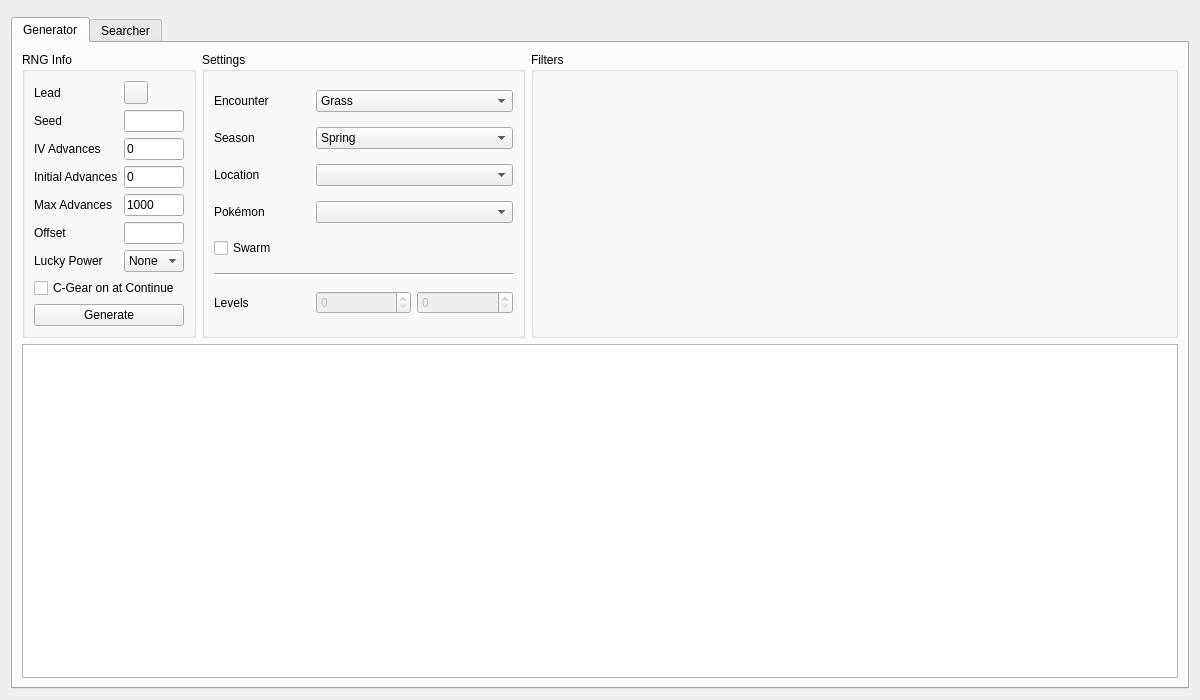
<?xml version="1.0" encoding="UTF-8"?>
<ui version="4.0">
 <class>Wild5</class>
 <widget class="QWidget" name="Wild5">
  <property name="geometry">
   <rect>
    <x>0</x>
    <y>0</y>
    <width>1200</width>
    <height>700</height>
   </rect>
  </property>
  <property name="windowTitle">
   <string>Gen 5 Wild</string>
  </property>
  <layout class="QVBoxLayout" name="verticalLayout">
   <item>
    <widget class="ProfileDisplay5" name="profileDisplay" native="true"/>
   </item>
   <item>
    <widget class="TabWidget" name="tabRNGSelector">
     <widget class="QWidget" name="tabGenerator">
      <attribute name="title">
       <string>Generator</string>
      </attribute>
      <layout class="QGridLayout" name="gridLayout_1">
       <item row="0" column="0">
        <widget class="QGroupBox" name="groupBoxGeneratorRNGInfo">
         <property name="sizePolicy">
          <sizepolicy hsizetype="Preferred" vsizetype="Preferred">
           <horstretch>1</horstretch>
           <verstretch>0</verstretch>
          </sizepolicy>
         </property>
         <property name="title">
          <string>RNG Info</string>
         </property>
         <layout class="QGridLayout" name="gridLayout_2">
          <item row="0" column="0">
           <widget class="QLabel" name="labelGeneratorLead">
            <property name="text">
             <string>Lead</string>
            </property>
           </widget>
          </item>
          <item row="0" column="1">
           <widget class="ComboMenu" name="comboMenuGeneratorLead"/>
          </item>
          <item row="1" column="0">
           <widget class="QLabel" name="labelGeneratorSeed">
            <property name="text">
             <string>Seed</string>
            </property>
           </widget>
          </item>
          <item row="1" column="1">
           <widget class="TextBox" name="textBoxGeneratorSeed"/>
          </item>
          <item row="2" column="0">
           <widget class="QLabel" name="labelGeneratorIVAdvances">
            <property name="toolTip">
             <string>IV (Mersenne Twister) advances used before the Pokemon is made. Every 128 steps uses 1 per Pokemon in the party. In Black 2/White 2 every battle uses 2; in Black/White a battle reseeds the IV RNG, so the boot seed no longer applies.</string>
            </property>
            <property name="text">
             <string>IV Advances</string>
            </property>
           </widget>
          </item>
          <item row="2" column="1">
           <widget class="TextBox" name="textBoxGeneratorIVAdvances">
            <property name="toolTip">
             <string>IV (Mersenne Twister) advances used before the Pokemon is made. Every 128 steps uses 1 per Pokemon in the party. In Black 2/White 2 every battle uses 2; in Black/White a battle reseeds the IV RNG, so the boot seed no longer applies.</string>
            </property>
            <property name="text">
             <string>0</string>
            </property>
           </widget>
          </item>
          <item row="3" column="0">
           <widget class="QLabel" name="labelGeneratorInitialAdvances">
            <property name="text">
             <string>Initial Advances</string>
            </property>
           </widget>
          </item>
          <item row="3" column="1">
           <widget class="TextBox" name="textBoxGeneratorInitialAdvances">
            <property name="text">
             <string notr="true">0</string>
            </property>
           </widget>
          </item>
          <item row="4" column="0">
           <widget class="QLabel" name="labelGeneratorMaxAdvances">
            <property name="text">
             <string>Max Advances</string>
            </property>
           </widget>
          </item>
          <item row="4" column="1">
           <widget class="TextBox" name="textBoxGeneratorMaxAdvances">
            <property name="text">
             <string notr="true">1000</string>
            </property>
           </widget>
          </item>
          <item row="5" column="0">
           <widget class="QLabel" name="labelGeneratorOffset">
            <property name="text">
             <string>Offset</string>
            </property>
           </widget>
          </item>
          <item row="5" column="1">
           <widget class="TextBox" name="textBoxGeneratorOffset"/>
          </item>
          <item row="6" column="0">
           <widget class="QLabel" name="labelGeneratorLuckyPower">
            <property name="text">
             <string>Lucky Power</string>
            </property>
           </widget>
          </item>
          <item row="6" column="1">
           <widget class="ComboBox" name="comboBoxGeneratorLuckyPower">
            <item>
             <property name="text">
              <string>None</string>
             </property>
            </item>
            <item>
             <property name="text">
              <string notr="true">↑</string>
             </property>
            </item>
            <item>
             <property name="text">
              <string notr="true">↑↑</string>
             </property>
            </item>
            <item>
             <property name="text">
              <string notr="true">↑↑↑/S</string>
             </property>
            </item>
           </widget>
          </item>
          <item row="7" column="0" colspan="2">
           <widget class="QCheckBox" name="checkBoxGeneratorCGear">
            <property name="toolTip">
             <string>Tick this if you answered Yes to &quot;Launch C-Gear communications?&quot; when you loaded the save. In Black 2/White 2 that uses 2 more IV advances. Pass Powers do not change the IV advances.</string>
            </property>
            <property name="text">
             <string>C-Gear on at Continue</string>
            </property>
           </widget>
          </item>
          <item row="8" column="0" colspan="2">
           <widget class="QPushButton" name="pushButtonGenerate">
            <property name="text">
             <string>Generate</string>
            </property>
           </widget>
          </item>
         </layout>
        </widget>
       </item>
       <item row="0" column="1">
        <widget class="QGroupBox" name="groupBoxGeneratorSettings">
         <property name="sizePolicy">
          <sizepolicy hsizetype="Preferred" vsizetype="Preferred">
           <horstretch>2</horstretch>
           <verstretch>0</verstretch>
          </sizepolicy>
         </property>
         <property name="title">
          <string>Settings</string>
         </property>
         <layout class="QGridLayout" name="gridLayout_3">
          <item row="0" column="0">
           <widget class="QLabel" name="labelGeneratorEncounter">
            <property name="text">
             <string>Encounter</string>
            </property>
           </widget>
          </item>
          <item row="0" column="1" colspan="2">
           <widget class="ComboBox" name="comboBoxGeneratorEncounter">
            <item>
             <property name="text">
              <string>Grass</string>
             </property>
            </item>
            <item>
             <property name="text">
              <string>Dark Grass</string>
             </property>
            </item>
            <item>
             <property name="text">
              <string>Rustling Grass</string>
             </property>
            </item>
            <item>
             <property name="text">
              <string>Surfing</string>
             </property>
            </item>
            <item>
             <property name="text">
              <string>Rippling Surfing</string>
             </property>
            </item>
            <item>
             <property name="text">
              <string>Fishing</string>
             </property>
            </item>
            <item>
             <property name="text">
              <string>Rippling Fishing</string>
             </property>
            </item>
           </widget>
          </item>
          <item row="1" column="0">
           <widget class="QLabel" name="labelGeneratorSeason">
            <property name="text">
             <string>Season</string>
            </property>
           </widget>
          </item>
          <item row="1" column="1" colspan="2">
           <widget class="QComboBox" name="comboBoxGeneratorSeason">
            <item>
             <property name="text">
              <string>Spring</string>
             </property>
            </item>
            <item>
             <property name="text">
              <string>Summer</string>
             </property>
            </item>
            <item>
             <property name="text">
              <string>Autumn</string>
             </property>
            </item>
            <item>
             <property name="text">
              <string>Winter</string>
             </property>
            </item>
           </widget>
          </item>
          <item row="2" column="0">
           <widget class="QLabel" name="labelGeneratorLocation">
            <property name="text">
             <string>Location</string>
            </property>
           </widget>
          </item>
          <item row="2" column="1" colspan="2">
           <widget class="ComboBoxProxy" name="comboBoxGeneratorLocation"/>
          </item>
          <item row="3" column="0">
           <widget class="QLabel" name="labelGeneratorPokemon">
            <property name="text">
             <string>Pokémon</string>
            </property>
           </widget>
          </item>
          <item row="3" column="1" colspan="2">
           <widget class="ComboBox" name="comboBoxGeneratorPokemon"/>
          </item>
          <item row="4" column="0" colspan="3">
           <widget class="QCheckBox" name="checkBoxGeneratorSwarm">
            <property name="text">
             <string>Swarm</string>
            </property>
           </widget>
          </item>
          <item row="5" column="0" colspan="3">
           <widget class="Line" name="line">
            <property name="orientation">
             <enum>Qt::Orientation::Horizontal</enum>
            </property>
           </widget>
          </item>
          <item row="6" column="0">
           <widget class="QLabel" name="labelGeneratorLevel">
            <property name="text">
             <string>Levels</string>
            </property>
           </widget>
          </item>
          <item row="6" column="1">
           <widget class="QSpinBox" name="spinBoxGeneratorLevelMin">
            <property name="enabled">
             <bool>false</bool>
            </property>
            <property name="maximum">
             <number>100</number>
            </property>
           </widget>
          </item>
          <item row="6" column="2">
           <widget class="QSpinBox" name="spinBoxGeneratorLevelMax">
            <property name="enabled">
             <bool>false</bool>
            </property>
            <property name="maximum">
             <number>100</number>
            </property>
           </widget>
          </item>
         </layout>
        </widget>
       </item>
       <item row="0" column="2">
        <widget class="QGroupBox" name="groupBoxGeneratorFilters">
         <property name="sizePolicy">
          <sizepolicy hsizetype="Preferred" vsizetype="Preferred">
           <horstretch>4</horstretch>
           <verstretch>0</verstretch>
          </sizepolicy>
         </property>
         <property name="title">
          <string>Filters</string>
         </property>
         <layout class="QVBoxLayout" name="verticalLayout_1">
          <item>
           <widget class="Filter" name="filterGenerator" native="true"/>
          </item>
         </layout>
        </widget>
       </item>
       <item row="1" column="0" colspan="3">
        <widget class="TableView" name="tableViewGenerator"/>
       </item>
      </layout>
     </widget>
     <widget class="QWidget" name="tabSearcher">
      <attribute name="title">
       <string>Searcher</string>
      </attribute>
      <layout class="QGridLayout" name="gridLayout_5">
       <item row="0" column="0">
        <widget class="QGroupBox" name="groupBoxSearcherRNGInfo">
         <property name="sizePolicy">
          <sizepolicy hsizetype="Preferred" vsizetype="Preferred">
           <horstretch>1</horstretch>
           <verstretch>0</verstretch>
          </sizepolicy>
         </property>
         <property name="title">
          <string>RNG Info</string>
         </property>
         <layout class="QGridLayout" name="gridLayout_6">
          <item row="0" column="0">
           <widget class="QLabel" name="labelSearcherLead">
            <property name="text">
             <string>Lead</string>
            </property>
           </widget>
          </item>
          <item row="0" column="1">
           <widget class="ComboMenu" name="comboMenuSearcherLead"/>
          </item>
          <item row="1" column="0">
           <widget class="QLabel" name="labelSearcherInitialIVAdvances">
            <property name="toolTip">
             <string>IV (Mersenne Twister) advances used before the Pokemon is made. Every 128 steps uses 1 per Pokemon in the party. In Black 2/White 2 every battle uses 2; in Black/White a battle reseeds the IV RNG, so the boot seed no longer applies.</string>
            </property>
            <property name="text">
             <string>Initial IV Advances</string>
            </property>
           </widget>
          </item>
          <item row="1" column="1">
           <widget class="TextBox" name="textBoxSearcherInitialIVAdvances">
            <property name="toolTip">
             <string>IV (Mersenne Twister) advances used before the Pokemon is made. Every 128 steps uses 1 per Pokemon in the party. In Black 2/White 2 every battle uses 2; in Black/White a battle reseeds the IV RNG, so the boot seed no longer applies.</string>
            </property>
            <property name="text">
             <string>0</string>
            </property>
           </widget>
          </item>
          <item row="2" column="0">
           <widget class="QLabel" name="labelSearcherMaxIVAdvances">
            <property name="text">
             <string>Max IV Advances</string>
            </property>
           </widget>
          </item>
          <item row="2" column="1">
           <widget class="TextBox" name="textBoxSearcherMaxIVAdvances">
            <property name="text">
             <string>0</string>
            </property>
           </widget>
          </item>
          <item row="3" column="0">
           <widget class="QLabel" name="labelSearcherInitialAdvances">
            <property name="text">
             <string>Initial Advances</string>
            </property>
           </widget>
          </item>
          <item row="3" column="1">
           <widget class="TextBox" name="textBoxSearcherInitialAdvances">
            <property name="text">
             <string>0</string>
            </property>
           </widget>
          </item>
          <item row="4" column="0">
           <widget class="QLabel" name="labelSearcherMaxAdvances">
            <property name="text">
             <string>Max Advances</string>
            </property>
           </widget>
          </item>
          <item row="4" column="1">
           <widget class="TextBox" name="textBoxSearcherMaxAdvances">
            <property name="text">
             <string notr="true">100</string>
            </property>
           </widget>
          </item>
          <item row="5" column="0">
           <widget class="QLabel" name="labelSearcherLuckyPower">
            <property name="text">
             <string>Lucky Power</string>
            </property>
           </widget>
          </item>
          <item row="5" column="1">
           <widget class="ComboBox" name="comboBoxSearcherLuckyPower">
            <item>
             <property name="text">
              <string>None</string>
             </property>
            </item>
            <item>
             <property name="text">
              <string notr="true">↑</string>
             </property>
            </item>
            <item>
             <property name="text">
              <string notr="true">↑↑</string>
             </property>
            </item>
            <item>
             <property name="text">
              <string notr="true">↑↑↑/S</string>
             </property>
            </item>
           </widget>
          </item>
          <item row="6" column="0" colspan="2">
           <widget class="QCheckBox" name="checkBoxSearcherCGear">
            <property name="toolTip">
             <string>Tick this if you answered Yes to &quot;Launch C-Gear communications?&quot; when you loaded the save. In Black 2/White 2 that uses 2 more IV advances. Pass Powers do not change the IV advances.</string>
            </property>
            <property name="text">
             <string>C-Gear on at Continue</string>
            </property>
           </widget>
          </item>
          <item row="7" column="0">
           <widget class="QLabel" name="labelSearcherStartDate">
            <property name="text">
             <string>Start Date</string>
            </property>
           </widget>
          </item>
          <item row="7" column="1">
           <widget class="DateEdit" name="dateEditSearcherStartDate"/>
          </item>
          <item row="8" column="0">
           <widget class="QLabel" name="labelSearcherEndDate">
            <property name="text">
             <string>End Date</string>
            </property>
           </widget>
          </item>
          <item row="8" column="1">
           <widget class="DateEdit" name="dateEditSearcherEndDate"/>
          </item>
          <item row="9" column="0" colspan="2">
           <widget class="QCheckBox" name="checkBoxSearcherAllProfiles">
            <property name="toolTip">
             <string>Search every profile for this game, each with its own TID/SID, MAC, Timer0 range and other settings</string>
            </property>
            <property name="text">
             <string>Search all profiles for this game</string>
            </property>
           </widget>
          </item>
          <item row="10" column="0" colspan="2">
           <layout class="QHBoxLayout" name="horizontalLayout">
            <item>
             <widget class="QPushButton" name="pushButtonSearch">
              <property name="text">
               <string>Search</string>
              </property>
             </widget>
            </item>
            <item>
             <widget class="QPushButton" name="pushButtonCancel">
              <property name="enabled">
               <bool>false</bool>
              </property>
              <property name="text">
               <string>Cancel</string>
              </property>
             </widget>
            </item>
           </layout>
          </item>
         </layout>
        </widget>
       </item>
       <item row="0" column="1">
        <widget class="QGroupBox" name="groupBoxSearcherSettings">
         <property name="sizePolicy">
          <sizepolicy hsizetype="Preferred" vsizetype="Preferred">
           <horstretch>2</horstretch>
           <verstretch>0</verstretch>
          </sizepolicy>
         </property>
         <property name="title">
          <string>Settings</string>
         </property>
         <layout class="QGridLayout" name="gridLayout_7">
          <item row="0" column="0">
           <widget class="QLabel" name="labelSearcherEncounter">
            <property name="text">
             <string>Encounter</string>
            </property>
           </widget>
          </item>
          <item row="0" column="1" colspan="2">
           <widget class="ComboBox" name="comboBoxSearcherEncounter">
            <item>
             <property name="text">
              <string>Grass</string>
             </property>
            </item>
            <item>
             <property name="text">
              <string>Dark Grass</string>
             </property>
            </item>
            <item>
             <property name="text">
              <string>Rustling Grass</string>
             </property>
            </item>
            <item>
             <property name="text">
              <string>Surfing</string>
             </property>
            </item>
            <item>
             <property name="text">
              <string>Rippling Surfing</string>
             </property>
            </item>
            <item>
             <property name="text">
              <string>Fishing</string>
             </property>
            </item>
            <item>
             <property name="text">
              <string>Rippling Fishing</string>
             </property>
            </item>
           </widget>
          </item>
          <item row="1" column="0">
           <widget class="QLabel" name="labelSearcherSeason">
            <property name="text">
             <string>Season</string>
            </property>
           </widget>
          </item>
          <item row="1" column="1" colspan="2">
           <widget class="QComboBox" name="comboBoxSearcherSeason">
            <item>
             <property name="text">
              <string>Spring</string>
             </property>
            </item>
            <item>
             <property name="text">
              <string>Summer</string>
             </property>
            </item>
            <item>
             <property name="text">
              <string>Autumn</string>
             </property>
            </item>
            <item>
             <property name="text">
              <string>Winter</string>
             </property>
            </item>
           </widget>
          </item>
          <item row="2" column="0">
           <widget class="QLabel" name="labelSearcherLocation">
            <property name="text">
             <string>Location</string>
            </property>
           </widget>
          </item>
          <item row="2" column="1" colspan="2">
           <widget class="ComboBoxProxy" name="comboBoxSearcherLocation"/>
          </item>
          <item row="3" column="0">
           <widget class="QLabel" name="labelSearcherPokemon">
            <property name="text">
             <string>Pokémon</string>
            </property>
           </widget>
          </item>
          <item row="3" column="1" colspan="2">
           <widget class="ComboBox" name="comboBoxSearcherPokemon"/>
          </item>
          <item row="4" column="0" colspan="3">
           <widget class="QCheckBox" name="checkBoxSearcherSwarm">
            <property name="text">
             <string>Swarm</string>
            </property>
           </widget>
          </item>
          <item row="5" column="0" colspan="3">
           <widget class="Line" name="line_1">
            <property name="orientation">
             <enum>Qt::Orientation::Horizontal</enum>
            </property>
           </widget>
          </item>
          <item row="6" column="0">
           <widget class="QLabel" name="labelSearcherLevel">
            <property name="text">
             <string>Levels</string>
            </property>
           </widget>
          </item>
          <item row="6" column="1">
           <widget class="QSpinBox" name="spinBoxSearcherLevelMin">
            <property name="enabled">
             <bool>false</bool>
            </property>
            <property name="maximum">
             <number>100</number>
            </property>
           </widget>
          </item>
          <item row="6" column="2">
           <widget class="QSpinBox" name="spinBoxSearcherLevelMax">
            <property name="enabled">
             <bool>false</bool>
            </property>
            <property name="maximum">
             <number>100</number>
            </property>
           </widget>
          </item>
          <item row="7" column="0" colspan="3">
           <widget class="Line" name="line_2">
            <property name="orientation">
             <enum>Qt::Orientation::Horizontal</enum>
            </property>
           </widget>
          </item>
          <item row="8" column="0" colspan="3">
           <widget class="QLabel" name="labelIVFastSearch">
            <property name="sizePolicy">
             <sizepolicy hsizetype="Preferred" vsizetype="Fixed">
              <horstretch>0</horstretch>
              <verstretch>0</verstretch>
             </sizepolicy>
            </property>
            <property name="text">
             <string/>
            </property>
           </widget>
          </item>
         </layout>
        </widget>
       </item>
       <item row="0" column="2">
        <widget class="QGroupBox" name="groupBoxSearcherFilters">
         <property name="sizePolicy">
          <sizepolicy hsizetype="Preferred" vsizetype="Preferred">
           <horstretch>4</horstretch>
           <verstretch>0</verstretch>
          </sizepolicy>
         </property>
         <property name="title">
          <string>Filters</string>
         </property>
         <layout class="QVBoxLayout" name="verticalLayout_2">
          <item>
           <widget class="Filter" name="filterSearcher" native="true"/>
          </item>
         </layout>
        </widget>
       </item>
       <item row="1" column="0" colspan="3">
        <widget class="QProgressBar" name="progressBar"/>
       </item>
       <item row="2" column="0" colspan="3">
        <widget class="TableView" name="tableViewSearcher">
         <property name="sortingEnabled">
          <bool>true</bool>
         </property>
        </widget>
       </item>
      </layout>
     </widget>
    </widget>
   </item>
  </layout>
 </widget>
 <customwidgets>
  <customwidget>
   <class>TextBox</class>
   <extends>QLineEdit</extends>
   <header>Form/Controls/TextBox.hpp</header>
  </customwidget>
  <customwidget>
   <class>TableView</class>
   <extends>QTableView</extends>
   <header>Form/Controls/TableView.hpp</header>
  </customwidget>
  <customwidget>
   <class>ComboBox</class>
   <extends>QComboBox</extends>
   <header>Form/Controls/ComboBox.hpp</header>
  </customwidget>
  <customwidget>
   <class>Filter</class>
   <extends>QWidget</extends>
   <header>Form/Controls/Filter.hpp</header>
   <container>1</container>
  </customwidget>
  <customwidget>
   <class>ComboBoxProxy</class>
   <extends>QComboBox</extends>
   <header>Form/Controls/ComboBoxProxy.hpp</header>
  </customwidget>
  <customwidget>
   <class>TabWidget</class>
   <extends>QTabWidget</extends>
   <header>Form/Controls/TabWidget.hpp</header>
   <container>1</container>
  </customwidget>
  <customwidget>
   <class>ComboMenu</class>
   <extends>QToolButton</extends>
   <header>Form/Controls/ComboMenu.hpp</header>
  </customwidget>
  <customwidget>
   <class>ProfileDisplay5</class>
   <extends>QWidget</extends>
   <header>Form/Gen5/Profile/ProfileDisplay5.hpp</header>
   <container>1</container>
  </customwidget>
  <customwidget>
   <class>DateEdit</class>
   <extends>QDateEdit</extends>
   <header>Form/Controls/DateEdit.hpp</header>
  </customwidget>
 </customwidgets>
 <tabstops>
  <tabstop>tabRNGSelector</tabstop>
  <tabstop>comboMenuGeneratorLead</tabstop>
  <tabstop>textBoxGeneratorSeed</tabstop>
  <tabstop>textBoxGeneratorIVAdvances</tabstop>
  <tabstop>textBoxGeneratorInitialAdvances</tabstop>
  <tabstop>textBoxGeneratorMaxAdvances</tabstop>
  <tabstop>textBoxGeneratorOffset</tabstop>
  <tabstop>comboBoxGeneratorLuckyPower</tabstop>
  <tabstop>checkBoxGeneratorCGear</tabstop>
  <tabstop>pushButtonGenerate</tabstop>
  <tabstop>comboBoxGeneratorEncounter</tabstop>
  <tabstop>comboBoxGeneratorSeason</tabstop>
  <tabstop>comboBoxGeneratorLocation</tabstop>
  <tabstop>comboBoxGeneratorPokemon</tabstop>
  <tabstop>spinBoxGeneratorLevelMin</tabstop>
  <tabstop>spinBoxGeneratorLevelMax</tabstop>
  <tabstop>tableViewGenerator</tabstop>
  <tabstop>comboMenuSearcherLead</tabstop>
  <tabstop>textBoxSearcherInitialIVAdvances</tabstop>
  <tabstop>textBoxSearcherMaxIVAdvances</tabstop>
  <tabstop>textBoxSearcherInitialAdvances</tabstop>
  <tabstop>textBoxSearcherMaxAdvances</tabstop>
  <tabstop>comboBoxSearcherLuckyPower</tabstop>
  <tabstop>checkBoxSearcherCGear</tabstop>
  <tabstop>dateEditSearcherStartDate</tabstop>
  <tabstop>dateEditSearcherEndDate</tabstop>
  <tabstop>pushButtonSearch</tabstop>
  <tabstop>pushButtonCancel</tabstop>
  <tabstop>comboBoxSearcherEncounter</tabstop>
  <tabstop>comboBoxSearcherSeason</tabstop>
  <tabstop>comboBoxSearcherLocation</tabstop>
  <tabstop>comboBoxSearcherPokemon</tabstop>
  <tabstop>spinBoxSearcherLevelMin</tabstop>
  <tabstop>spinBoxSearcherLevelMax</tabstop>
  <tabstop>tableViewSearcher</tabstop>
 </tabstops>
 <resources/>
 <connections/>
</ui>
